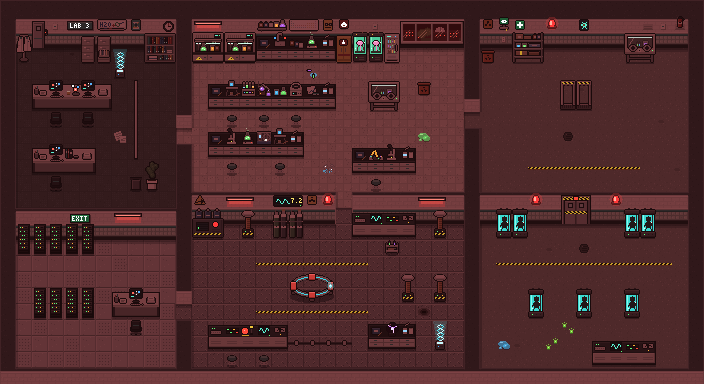

Tiled map render using the project's own tile images. Description and the map definition, with tile-layer contents summarised, below:
An orthogonal 44x24 tile map with 16x16 px tiles, 8 tile layers (Floor, FloorTrim, Shadows, Decals, ...).

<map version="1.10" tiledversion="1.11.0" orientation="orthogonal" renderorder="right-down" width="44" height="24" tilewidth="16" tileheight="16" infinite="0" nextlayerid="9" nextobjectid="1">
 <tileset firstgid="1" source="containment_breach_tileset.tsx" />
 <layer id="1" name="Floor" width="44" height="24">
  <data>[1056 cells, 725 non-empty, 13 distinct tile ids]</data>
 </layer>
 <layer id="2" name="FloorTrim" width="44" height="24">
  <data>[1056 cells, 4 non-empty, 4 distinct tile ids]</data>
 </layer>
 <layer id="3" name="Shadows" width="44" height="24">
  <data>[1056 cells, 128 non-empty, 3 distinct tile ids]</data>
 </layer>
 <layer id="4" name="Decals" width="44" height="24">
  <data>[1056 cells, 46 non-empty, 11 distinct tile ids]</data>
 </layer>
 <layer id="5" name="Walls" width="44" height="24">
  <data>[1056 cells, 331 non-empty, 26 distinct tile ids]</data>
 </layer>
 <layer id="6" name="WallDecor" width="44" height="24">
  <data>[1056 cells, 49 non-empty, 40 distinct tile ids]</data>
 </layer>
 <layer id="7" name="Furniture" width="44" height="24">
  <data>[1056 cells, 225 non-empty, 110 distinct tile ids]</data>
 </layer>
 <layer id="8" name="Top" width="44" height="24">
  <data>[1056 cells, 0 non-empty, 0 distinct tile ids]</data>
 </layer>
</map>
